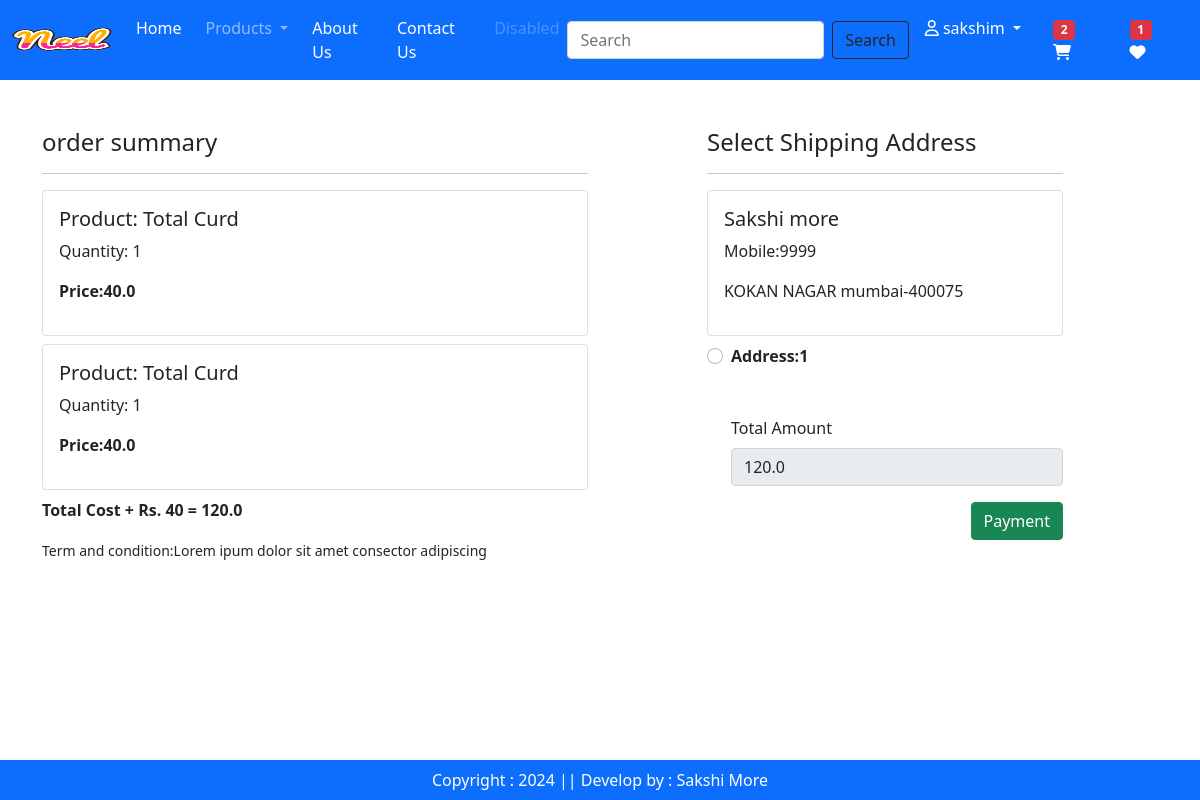
Screenshot of /checkout/ (signed in) with the database file from the repository.
### app/models.py (models this page shows, shortened)
class Cart(models.Model):
    user = models.ForeignKey(User,on_delete=models.CASCADE)
    product = models.ForeignKey(Product,on_delete=models.CASCADE)
    quantity = models.PositiveIntegerField(default=1)

class Product(models.Model):
    title = models.CharField(max_length=100)
    selling_price = models.FloatField()
    discounted_price = models.FloatField()
    description = models.TextField()
    composition = models.TextField(default='')
    prodapp = models.TextField(default='')
    category = models.CharField(choices=CATEGORY_CHOICES ,max_length=2, null=True)
    product_image=models.ImageField(upload_to='product')

class Customer(models.Model):
    user = models.ForeignKey(User,on_delete=models.CASCADE)
    name = models.CharField(max_length=200)
    locality = models.CharField(max_length=200)
    city = models.CharField(max_length=50)
    mobile = models.IntegerField(default=0)
    zipcode= models.IntegerField()
    state = models.CharField(choices=STATE_CHOICES,max_length=100)

### app/views.py (the view, shortened to what this page needs)
# urls.py: path('checkout/',views.CheckoutView.as_view(),name='checkout'),
class CheckoutView(View):
    def get(self, request):
        totalitem = 0
        wishlist_count = 0
        if request.user.is_authenticated:
            totalitem = len(Cart.objects.filter(user=request.user))
            wishlist_count = Wishlist.objects.filter(user=request.user).count()
        user=request.user
        add=Customer.objects.filter(user=user)
        cart_items=Cart.objects.filter(user=user)
        famount = 0
        for p in cart_items:
            value = p.quantity * p.product.discounted_price
            famount = famount + value
        totalamount = famount + 40
        razorpayamount = int(totalamount*100)
        print(totalamount)
        client = razorpay.Client(auth=(settings.RAZOR_KEY_ID,settings.RAZOR_KEY_SECRET))
        data = {"amount":razorpayamount,"currency":"INR","receipt":"order_rcptid_12"}
        payment_response=client.order.create(data=data)
        print(payment_response)
        order_id = payment_response['id']
        order_status = payment_response['status']
        return render(request, 'app/checkout.html', locals())

### app/templates/app/checkout.html (shortened to what this page needs)
{% extends 'app/base.html' %}
{% load static %}
{% block usernav %}
<li class="nav-item">
  <a class="nav-link active" aria-current="page" href="/">Home</a>
</li>
<li class="nav-item dropdown mx-2">
  <a class="nav-link dropdown-toggle" href="#" id="navbarDropdown" role="button" data-bs-toggle="dropdown" aria-expanded="false">
      Products
  </a>
</li>
<li class="nav-item">
  <a class="nav-link text-white" href="{% url 'about'  %}">About Us</a>
</li>
<li class="nav-item">
  <a class="nav-link text-white" href="{% url 'contact'  %}">Contact Us</a>
</li>
<li class="nav-item">
  <a class="nav-link disabled" href="#" tabindex="-1" aria-disabled="true">Disabled</a>
</li>
</ul>
<form class="d-flex" role="search" action="/search">
  <input class="form-control me-2" type="search" placeholder="Search"  name="search" aria-label="Search">
  <button class="btn btn-outline-dark" type="submit">Search</button>
</form>
</div>
<ul class="navbar-nav me-auto mb-2 mb-lg-0">
<li class="nav-item dropdown mx-2">
  <a class="nav-link dropdown-toggle text-white" href="#" id="profileDropdown" role="button" data-bs-toggle="dropdown" aria-expanded="false">
  <i class="fa-regular fa-user"></i> {{request.user}}
  </a>
</li>
<li class="nav-item mx-2">
  <a href="{% url 'showcart' %}" class="nav-link text-white"><span class="badge bg-danger">{% if totalitem > 0 %}{{totalitem}}{% endif %}</span> <i class="fa-solid fa-cart-shopping"  ></i> </a>
</li>
<li class="nav-item mx-2">
  <a href="" class="nav-link text-white"><span class="badge bg-danger">{% if  wishlist_count > 0 %}{{ wishlist_count}}{% endif %}</span> <i class="fa fa-heart"></i> </a>
</li>
{% endblock %}
{% block main-content %}
<div class="container">
   <div class="row mt-5">
    <div class="col-sm-6">
        <h4>order summary</h4>
        <hr>
        {% for item in cart_items %}
          <div class="card mb-2">
            <div class="card-body">
                <h5>Product: {{item.product.title}}</h5>
                <p>Quantity: {{item.quantity}}</p>
                <p class="fw-bold">Price:{{item.product.discounted_price}}</p>
            </div>
          </div>
          {% endfor %}
          <p class="fw-bold">Total Cost + Rs. 40 = {{totalamount}}</p>
          <small>Term and condition:Lorem ipum dolor sit amet consector adipiscing</small>
    </div>
    <div class="col-sm-4 offset-sm-1">
        <h4>Select Shipping Address</h4>
        <hr>
        <form method="post" id="myform">
            {% for ad in add %}
            <div class="card">
                <div class="card-body">
                    <h5>{{ad.name}}</h5>
                    <p>Mobile:{{ad.mobile}}</p>
                    <p>{{ad.locality}} {{ad.state}}-{{ad.zipcode}}</p>
                </div>
            </div>
              <div class="form-check mt-2 mb-5">
                <input class="form-check-input" type="radio" name="custid" id="custadd {{forloop.counter}}" value="{{ad.id}}">
                <label class="form-check-label fw-bold" for="custadd{{forloop.counter}}">Address:{{forloop.counter}}</label>
              </div>
            {% endfor %}
            <div class="form-check mb-3">
                <label for="totamount" class="form-label">Total Amount</label>
                <input type="number" class="form-control" name="totamount" value={{totalamount}} readonly>
            </div>
            <div class="text-end">
            <a href="/pay"  id="rzp-button1" class="btn btn-success">Payment</a>
            </div>
        </form>
    </div>
   </div>
</div>
{% endblock %}

### rows the page displays
Cart: product "Total Curd", quantity "1", product.discounted_price "40.0"
Cart: product "Total Curd", quantity "1", product.discounted_price "40.0"
Customer: name "Sakshi more", mobile "9999", locality "KOKAN NAGAR", state "mumbai", zipcode "400075"

### other values shown
{{ request.user }} "sakshim"
{{ totalitem }} "2"
{{ wishlist_count }} "1"
{{ totalamount }} "120.0"
